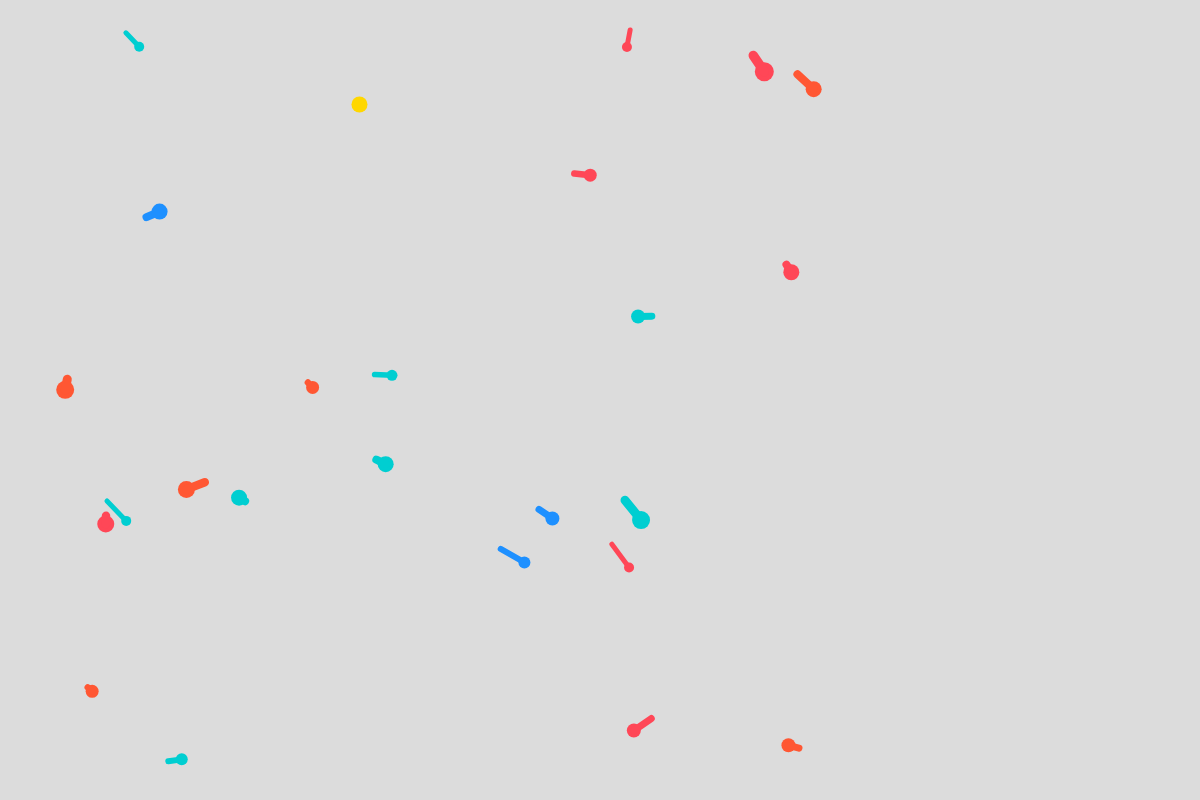
Frame 1 (no input)
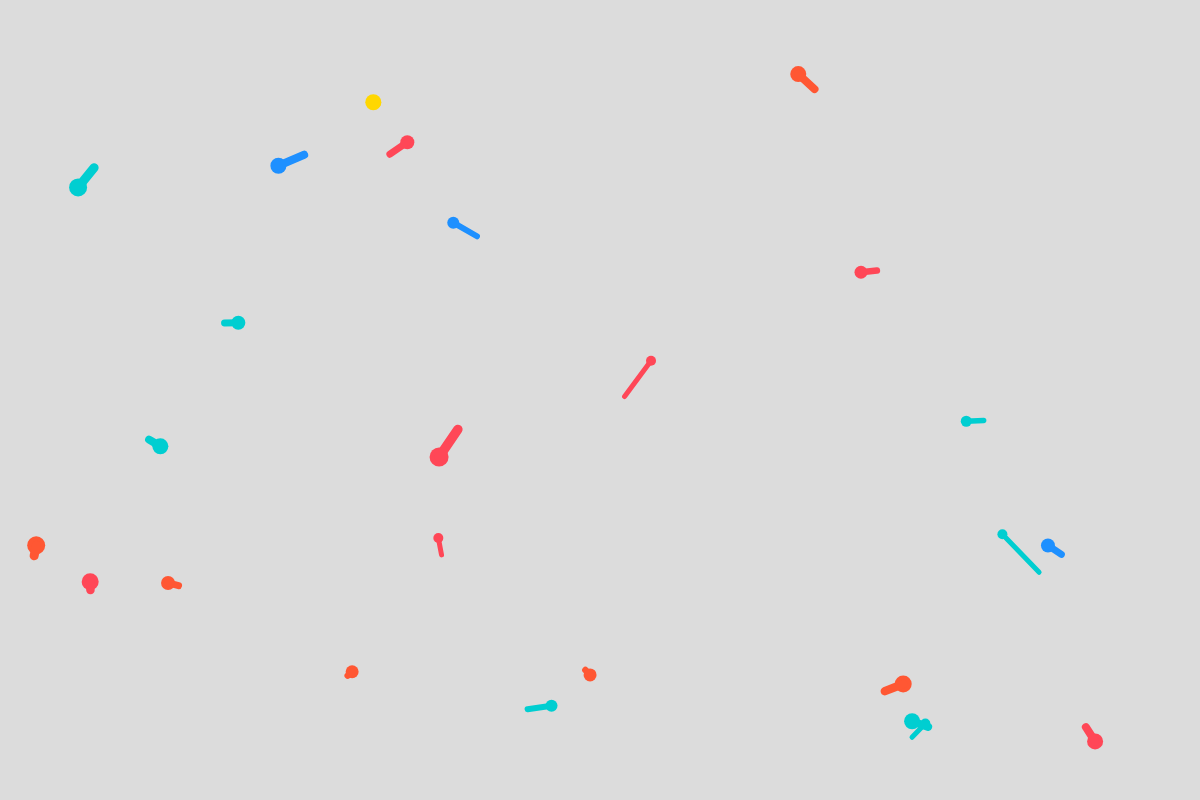
Frame 60 (no input)
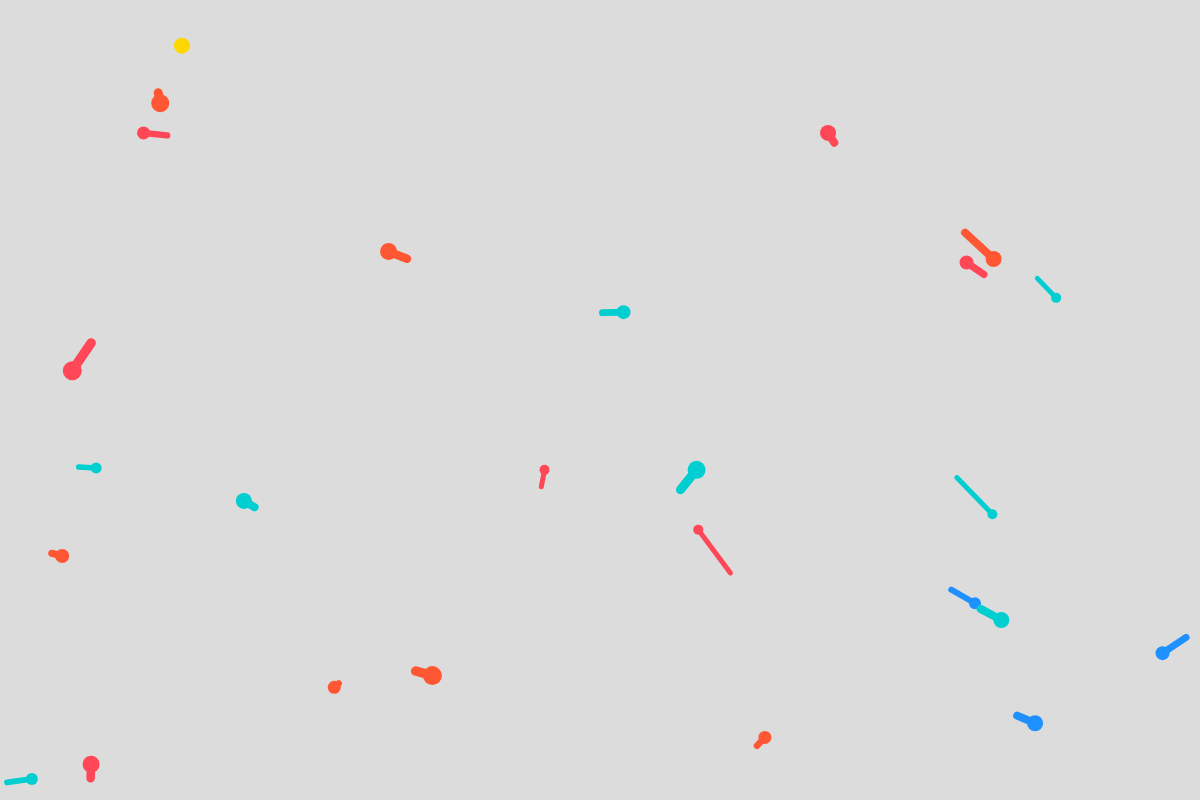
Frame 120 (the mouse pressed at the canvas centre since frame 60)

The p5.js sketch that drew these frames (run headless with seeded random() and noise() and a simulated clock; from frame 60 on, the mouse is pressed at the canvas centre):

// p5.js sketch
// ── sketch.js
let allParticles = [];
const HEIGHT = 800;
const WIDTH = 1200;
let colors = [
  [255, 87, 51],   // Coral Red
  [255, 71, 87],   // Deep Pink
  [30, 144, 255],  // Dodger Blue
  [255, 215, 0],   // Gold
  [0, 206, 209]    // Dark Turquoise
];

function checkCircleCollision(c1, c2) {
  var a = c1.pos.x - c2.pos.x;
  var b = c1.pos.y - c2.pos.y;
  var c = (a * a) + (b * b);
  var radii = (c1.length / 2) + (c2.length / 2);
  
  if (radii * radii >= c) {
    // Circles are colliding, calculate separation distance
    var distance = Math.sqrt(c);
    var overlap = radii - distance;
    var separationDistance = overlap / 2;

    var separationX = (a / distance) * separationDistance;
    var separationY = (b / distance) * separationDistance;

    c1.pos.x += separationX;
    c1.pos.y += separationY;
    c2.pos.x -= separationX;
    c2.pos.y -= separationY;

    c1.health = c1.health - 5;
    c2.health = c2.health - 5;

    return true;
  }
  
  return false;
}


class Walker{
  constructor(x, y, vel, length){
    this.pos = createVector(x,y);
    this.vel = vel;
    this.speed = 1;
    this.velX = random(-3,3);
    this.velY = random(-1,3);
    this.length = length;
    this.col = random(colors);
    this.prevPos = this.pos.copy();

    //change to whatevs. It loses 5 per hit on another circle. 50k is basically invincible
    this.health = 50000;
  }

  update(){
    if ((this.pos.x + this.vel * this.velX * this.speed) < 0) {
      this.velX *= -1;
    } else if ((this.pos.y + this.vel * this.velY * this.speed) < 0) {
      this.velY *= -1;
    } else if ((this.pos.x + this.vel * this.velX * this.speed) > WIDTH) {
      this.velX *= -1;
    } else if ((this.pos.y + this.vel * this.velY * this.speed) > HEIGHT) {
      this.velY *= -1;
    }

    if(this.velX === 0 || this.velY === 0){
      this.velX = random(-1,1);
      this.velY = random(-1,1);
    }
    
    if(this.health != 50000 && this.health <= 0){
      allParticles.splice(allParticles.indexOf(this), 1);
    }

    if(this.speed > 1){
      this.speed = this.speed - 0.01;
    }
    for (let other of allParticles) {
      if (other !== this && checkCircleCollision(this, other)) {
        // Collision detected, handle accordingly
        this.speed = 2;
        this.velX *= -1;
        this.velY *= -1;
        other.velX *= -1;
        other.velY *= -1;
      }
    }

    this.pos.x += this.vel * this.velX * this.speed;
    this.pos.y += this.vel * this.velY * this.speed;
  }

  display(){
    noStroke();
    fill(this.col);
    ellipse(this.pos.x, this.pos.y, this.length, this.length);

    stroke(this.col);
    strokeWeight(this.length/2);
    line(this.pos.x, this.pos.y, this.prevPos.x, this.prevPos.y);

    this.prevPos = this.pos.copy();
  }
}

function mousePressed(){
  allParticles.push(new Walker(mouseX, mouseY, random(5,10), floor(random(10,20))));
}

function setup() {
  createCanvas(WIDTH, HEIGHT);
  frameRate(60);
  for(let i = 0; i < 25; i++){
    allParticles.push(new Walker(random(10,HEIGHT), random(10,HEIGHT), random(5,10), floor(random(10,20))));
  }
}

function draw() {
  background(220);
  for (let i of allParticles){
    i.update();
    i.display();
  }

}

// ── style.css
html, body {
  margin: 0;
  padding: 0;
  display: flex;
  justify-content: flex-end;
}

canvas {
  display: block;
}
